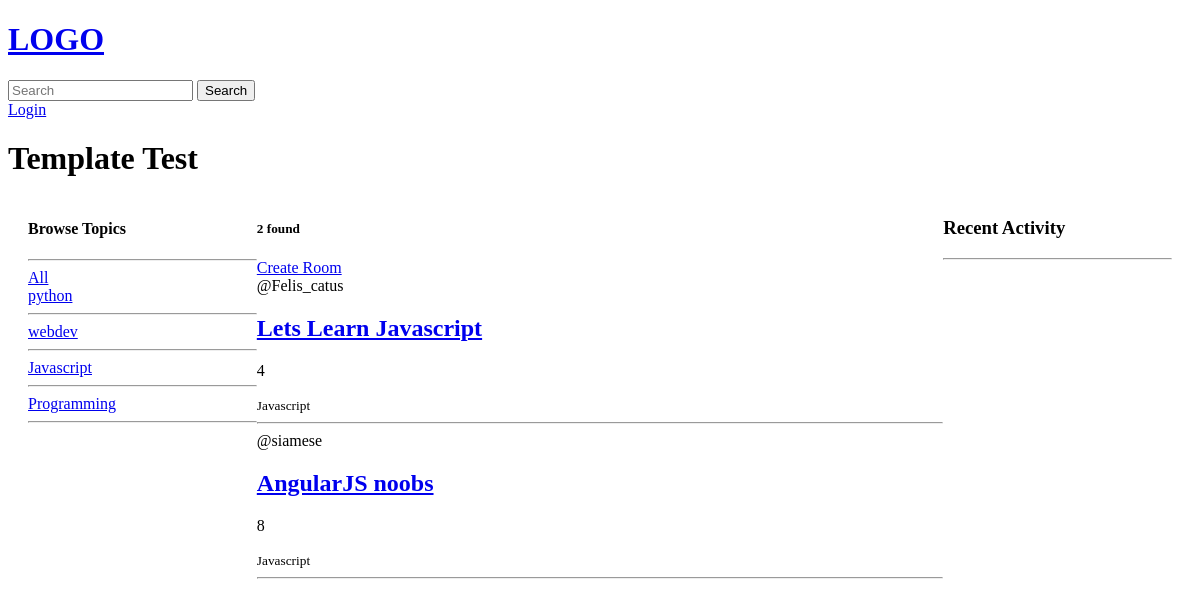
The page /?q=Javascript on the database as committed earlier.
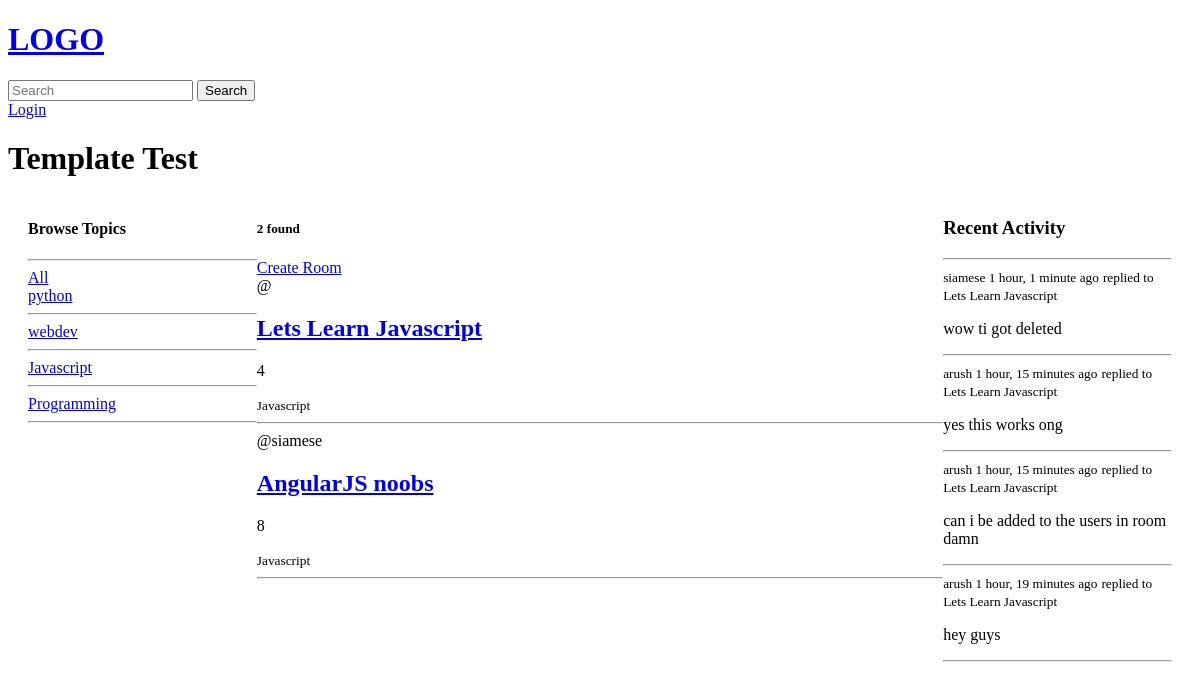
The same page on the database as committed later.
### base/models.py (models this page shows, shortened)
class Topic(models.Model):
    name = models.CharField(max_length=200)

class Room(models.Model):
    host = models.ForeignKey(User, on_delete=models.SET_NULL, null=True)
    topic = models.ForeignKey(Topic, on_delete=models.SET_NULL, null=True)
    name = models.CharField(max_length=200)
    description = models.TextField(null=True, blank=True)
    participants = models.ManyToManyField(User, related_name='participants', blank=True)
    updated = models.DateTimeField(auto_now =True)
    created = models.DateTimeField(auto_now_add=True)
    def __str__(self):
        return self.name

class Message(models.Model):
    user = models.ForeignKey(User, on_delete=models.CASCADE)
    room = models.ForeignKey(Room, on_delete=models.CASCADE)
    body = models.TextField()
    updated = models.DateTimeField(auto_now =True)
    created = models.DateTimeField(auto_now_add=True)

### base/views.py (the view)
# urls.py: path('', views.home, name = 'home'),
def home(request):
    q= request.GET.get('q') if request.GET.get('q') != None else ''
    rooms = Room.objects.filter(Q(topic__name__icontains=q)|
                                Q(name__icontains=q) |
                                Q(description__icontains=q)
                                )
    topics = Topic.objects.all()
    room_count = rooms.count()
    room_messages_raw = Message.objects.filter(Q(room__topic__name__icontains=q))
    room_messages = room_messages_raw.order_by('-created')
    context = {'rooms': rooms, 'topics': topics, 'room_count': room_count, 'room_messages': room_messages}
    return render(request, 'base/home.html',context )

### base/templates/base/home.html (shortened to what this page needs)
{% extends "main.html" %} {% block content %}
<h1>Template Test</h1>
<div class="home-container">
  <div>
    <h4>Browse Topics</h4>
    <hr />
    <div>
      <a href="{% url 'home' %}">All</a>
    </div>
    <div>
      {% for topic in topics %}
      <a href="{% url 'home' %}?q={{ topic.name }}">
        {{ topic.name }}
        <hr
      /></a>
      {% endfor %}
    </div>
  </div>
  <div>
    <h5>{{room_count}} found</h5>
    <a href="{% url 'create_room' %}">Create Room</a>
    <div>
      {% for room in rooms %}
      <div>
        <span> @{{ room.host.username }} </span>
        <a href="{% url 'room' room.id %}">
          <h2>{{ room.name }}</h2>
        </a>
        <p>{{ room.id }}</p>
        <small>{{ room.topic.name }}</small>
        <hr />
      </div>
      {% endfor %}
    </div>
  </div>
  <div>
    <h3>Recent Activity</h3>
    <hr />
    {% for message in room_messages%}
    <div>
      <small>{{ message.user}} {{message.created|timesince}} ago</small>
      <small>replied to {{ message.room}}</small>
      <p>{{ message.body }}</p>
      <hr />
    </div>
    {% endfor %}
  </div>
</div>
{% endblock content %}

Rows that differ between the two databases and show on the page:
changed Room "Lets Learn Javascript": host.username "Felis_catus" → (not shown)
added Message: user "siamese", created "1 hour, 1 minute", room "Lets Learn Javascript", body "wow ti got deleted"
added Message: user "arush", created "1 hour, 15 minutes", room "Lets Learn Javascript", body "yes this works ong"
added Message: user "arush", created "1 hour, 15 minutes", room "Lets Learn Javascript", body "can i be added to the users in room damn"
added Message: user "arush", created "1 hour, 19 minutes", room "Lets Learn Javascript", body "hey guys"
